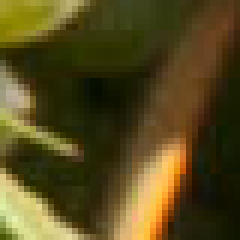
#> input picture data/T-03/N0181.png, 40 x 40 px (shown 6 times larger)
$ python rotate_dataset.py T-03
#> lines starting #> are read from the running program, lines starting #| are printed output that depends on the picture
import cv2
import os
import sys

if __name__ == "__main__":
    if len(sys.argv) < 2:
        print("No folder specified")
        exit()
    folderName = sys.argv[1]

    _, _, filenames = next(os.walk(folderName))

    for f in filenames:
        path = os.path.join(folderName, f)
        if os.path.isfile(path):
            image = cv2.imread(path)
#> image is the input picture: shape (40, 40, 3); mean B, G, R 29.3, 73, 85.2

            image90 = cv2.rotate(image, cv2.ROTATE_90_CLOCKWISE)
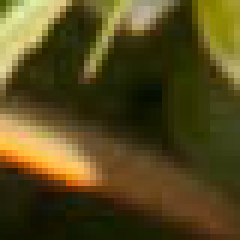
#> image90: shape (40, 40, 3) (shown 6 times larger); mean B, G, R 29.3, 73, 85.2
            image180 = cv2.rotate(image90, cv2.ROTATE_90_CLOCKWISE)
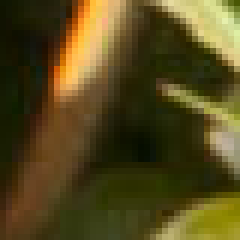
#> image180: shape (40, 40, 3) (shown 6 times larger); mean B, G, R 29.3, 73, 85.2
            image270 = cv2.rotate(image180, cv2.ROTATE_90_CLOCKWISE)
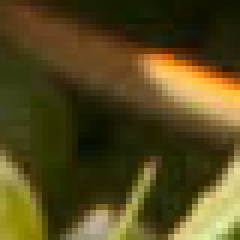
#> image270: shape (40, 40, 3) (shown 6 times larger); mean B, G, R 29.3, 73, 85.2

            name90 = f[:-4] + "_90.jpg"
            name180 = f[:-4] + "_180.jpg"
            name270 = f[:-4] + "_270.jpg"

            cv2.imwrite(os.path.join(folderName, name90), image90)
            cv2.imwrite(os.path.join(folderName, name180), image180)
            cv2.imwrite(os.path.join(folderName, name270), image270)

            print(f, "done")

        else:
            print("File", path, "does not exist")
#> pass 2 of the loop `for f in filenames:`:
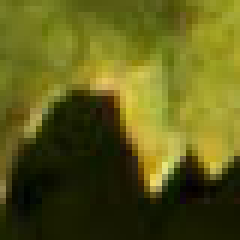
#> input picture data/T-03/N0044.png, 40 x 40 px (shown 6 times larger)
#> image is the input picture: shape (40, 40, 3); mean B, G, R 24.7, 92.6, 93.5
#> `image180 = cv2.rotate(image90, cv2.ROTATE_90_CLOCKWISE)`:
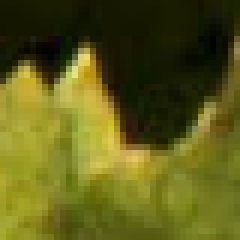
#> image180: shape (40, 40, 3) (shown 6 times larger); mean B, G, R 24.7, 92.6, 93.5
#> `image270 = cv2.rotate(image180, cv2.ROTATE_90_CLOCKWISE)`:
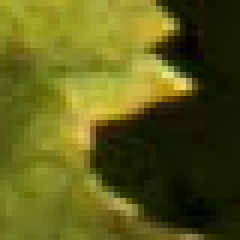
#> image270: shape (40, 40, 3) (shown 6 times larger); mean B, G, R 24.7, 92.6, 93.5
